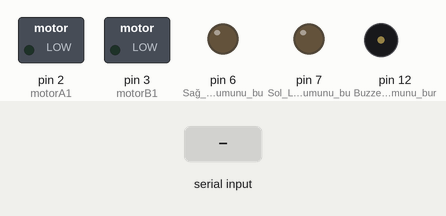
A sketch run on a simulated Arduino Uno, built with avr-gcc and run on an emulated ATmega328P. Parts: switched loads named in the sketch (green lamp = pin HIGH), output pins drawn as LEDs (lit = HIGH), buzzer (waves = sounding, pin HIGH). The test bench sets the inputs (shaded band).

Above: at 1.2 s.
1.3 s: "F" received over Serial
At 2.0 s:
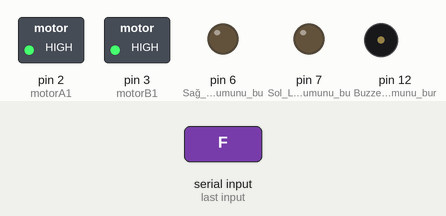
2.8 s: byte 76 ('L') received over Serial
At 3.2 s:
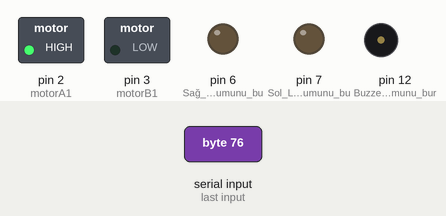
4.3 s: byte 82 ('R') received over Serial
At 5.5 s:
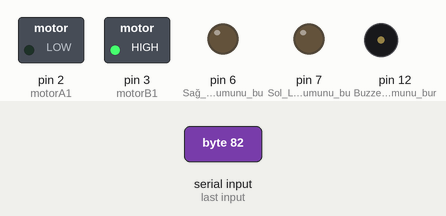
5.8 s: "G" received over Serial
At 6.7 s:
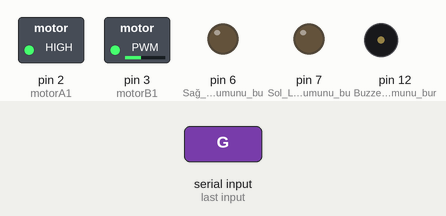
7.3 s: "I" received over Serial
At 7.8 s:
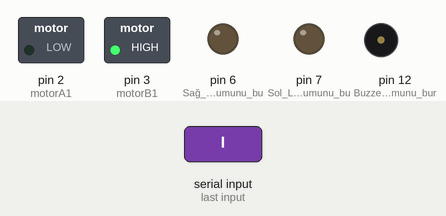
8.8 s: "F" received over Serial
At 10.1 s:
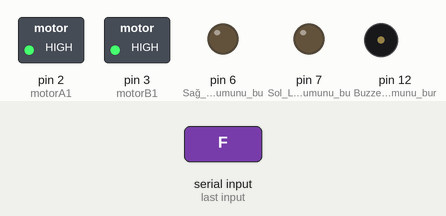
Timing chart, 0 to 11.3 s (numbered marks = the images above; inputs shaded):
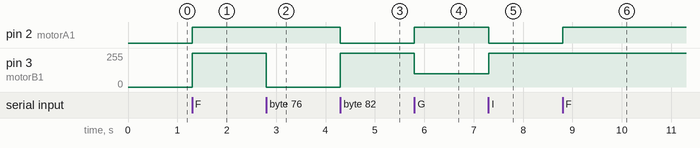

Measured:
- after the input at 1.3 s, pin 2 (motorA1): LOW → HIGH at once; pin 3 (motorB1): 0/255 → 255/255 at once
- after the input at 2.8 s, pin 3 (motorB1): 255/255 → 0/255 at once
- after the input at 4.3 s, pin 2 (motorA1): HIGH → LOW at once; pin 3 (motorB1): 0/255 → 255/255 at once
- after the input at 5.8 s, pin 2 (motorA1): LOW → HIGH at once; pin 3 (motorB1): 255/255 → 100/255 at once
- after the input at 7.3 s, pin 2 (motorA1): HIGH → LOW at once; pin 3 (motorB1): 100/255 → 255/255 at once
- after the input at 8.8 s, pin 2 (motorA1): LOW → HIGH at once

The sketch:

Bluetooth_Kontrol_Mod_l__Kodu.ino
```cpp
/*  Proje Adı: Discovery
 *  Kategori: İnovasyon
 *  Kod Yazarı:Süleyman Kaan Çakmak
 *  Proje yapım :2019-2020 Alanya
 *  Proje Sahipleri:Uğur Ata Gök, Süleyman Kaan Çakmak
 *  Proje Danışmanı: İsmet Çüçen
 *  Okul: TED Alanya Koleji
██████╗░██╗░██████╗░█████╗░░█████╗░██╗░░░██╗███████╗██████╗░██╗░░░██╗
██╔══██╗██║██╔════╝██╔══██╗██╔══██╗██║░░░██║██╔════╝██╔══██╗╚██╗░██╔╝
██║░░██║██║╚█████╗░██║░░╚═╝██║░░██║╚██╗░██╔╝█████╗░░██████╔╝░╚████╔╝░
██║░░██║██║░╚═══██╗██║░░██╗██║░░██║░╚████╔╝░██╔══╝░░██╔══██╗░░╚██╔╝░░
██████╔╝██║██████╔╝╚█████╔╝╚█████╔╝░░╚██╔╝░░███████╗██║░░██║░░░██║░░░
╚═════╝░╚═╝╚═════╝░░╚════╝░░╚════╝░░░░╚═╝░░░╚══════╝╚═╝░░╚═╝░░░╚═╝░░░

██████╗░██╗░░░░░██╗░░░██╗███████╗████████╗░█████╗░░█████╗░████████╗██╗░░██╗
██╔══██╗██║░░░░░██║░░░██║██╔════╝╚══██╔══╝██╔══██╗██╔══██╗╚══██╔══╝██║░░██║
██████╦╝██║░░░░░██║░░░██║█████╗░░░░░██║░░░██║░░██║██║░░██║░░░██║░░░███████║
██╔══██╗██║░░░░░██║░░░██║██╔══╝░░░░░██║░░░██║░░██║██║░░██║░░░██║░░░██╔══██║
██████╦╝███████╗╚██████╔╝███████╗░░░██║░░░╚█████╔╝╚█████╔╝░░░██║░░░██║░░██║
╚═════╝░╚══════╝░╚═════╝░╚══════╝░░░╚═╝░░░░╚════╝░░╚════╝░░░░╚═╝░░░╚═╝░░╚═╝
                        ██
██╗░░██╗███████╗░██████╗██╗███████╗  ██████╗░░█████╗░██████╗░░█████╗░████████╗██╗░░░██╗
██║░██╔╝██╔════╝██╔════╝██║██╔════╝  ██╔══██╗██╔══██╗██╔══██╗██╔══██╗╚══██╔══╝██║░░░██║
█████═╝░█████╗░░╚█████╗░██║█████╗░░  ██████╔╝██║░░██║██████╦╝██║░░██║░░░██║░░░██║░░░██║
██╔═██╗░██╔══╝░░░╚═══██╗██║██╔══╝░░  ██╔══██╗██║░░██║██╔══██╗██║░░██║░░░██║░░░██║░░░██║
██║░╚██╗███████╗██████╔╝██║██║░░░░░  ██║░░██║╚█████╔╝██████╦╝╚█████╔╝░░░██║░░░╚██████╔╝
╚═╝░░╚═╝╚══════╝╚═██══╝░╚═╝╚═╝░░░░░  ╚═╝░░╚═╝░╚════╝░╚═════╝░░╚════╝░░░░╚═╝░░░░╚═════╝░
 */
const int motorA1  = 2;  //Sol Motoru Burada tanımlıyoruz
const int motorB1  = 3;  //Sağ Motoru Burada tanımlıyoruz
int i = 0; //Herhangi bir değişken
int a;//Herhangi bir değişken
int j = 0; //Herhangi bir değişken
int state; //Durumu belirtir
int vSpeed = 255;
void setup() {
  pinMode(motorA1, OUTPUT);//Sol Motorun Pin durumunu burada atıyoruz.
  pinMode(motorB1, OUTPUT);//Sağ Motorun Pin durumunu burada atıyoruz.
  pinMode(12, OUTPUT);//Buzzerın Pin durumunu burada atıyoruz.
  pinMode(7, OUTPUT); //Sol Ledin Pin durumunu burada atıyoruz.
  pinMode(6, OUTPUT);//Sağ Ledin Pin durumunu burada atıyoruz.
  Serial.begin(9600);//Seri haberleşme portunun baud rateini burada ayarlıyoruz
}

void loop() {
  //Gelen veriyi 'state' değişkenine kaydet
    if(Serial.available() > 0){
      state = Serial.read();
    }
    if (state == '0'){
      vSpeed=0;}

    else if (state == '1'){
      vSpeed=100;}

    else if (state == '2'){
      vSpeed=180;}

    else if (state == '3'){
      vSpeed=200;}

    else if (state == '4'){
      vSpeed=255;}
  /*İleri
  Gelen veri 'F' ise araba ileri gider.*/
    if (state == 'F') {
      analogWrite(motorA1, vSpeed);
        analogWrite(motorB1, vSpeed);
    }
  /*İleri Sol
  Gelen veri 'G' ise araba ileri sol(çapraz) gider.*/
    else if (state == 'G') {
      analogWrite(motorA1,vSpeed );
        analogWrite(motorB1, 100);
    }
  /**İleri Sağ
  Gelen veri 'I' ise araba ileri sağ(çapraz) gider.*/
    else if (state == 'I') {
        analogWrite(motorA1, 100);
        analogWrite(motorB1, vSpeed);
    }
  /*Geri
  Gelen veri 'B' ise araba geri gider.*/
    else if (state == 'B') {
      analogWrite(motorA1, 0);
        analogWrite(motorB1, 0);
    }
  /*Geri Sol
  Gelen veri 'H' ise araba geri sol(çapraz) gider*/
    else if (state == 'H') {
      analogWrite(motorA1, 0);
        analogWrite(motorB1, 0);
    }
  /*Geri Sağ
  Gelen veri 'J' ise araba geri sağ(çapraz) gider*/
    else if (state == 'J') {
      analogWrite(motorA1, 0);
        analogWrite(motorB1, 0);
    }
  /*Sol
  Gelen veri 'L' ise araba sola gider.*/
    else if (state == 'L') {
      analogWrite(motorA1, vSpeed);
        analogWrite(motorB1, 0);
    }
  /*Sağ
  Gelen veri 'R' ise araba sağa gider*/
    else if (state == 'R') {
      analogWrite(motorA1, 0);
        analogWrite(motorB1, vSpeed);
    }

  /*Dur
  Gelen veri 'S' ise arabayı durdurur.*/
    else if (state == 'S'){
        analogWrite(motorA1, 0);
        analogWrite(motorB1, 0);
    }
//Gelen veri 'W' ise arabanın ön farları yanar.
else if (a == 'W') {
digitalWrite(6 , HIGH);
}
//Gelen veri 'w' ise arabanın ön farları söner.
else if (a == 'w') {
digitalWrite(6, LOW);
}
//Gelen veri 'V' ise araba korna çalar.
else if (a == 'V') {
digitalWrite(12, HIGH);
}
//Gelen veri 'v' ise araba korna susar.
else if (a == 'v') {
digitalWrite(12, LOW);
}
//Gelen veri 'U' ise arabanın arka farları yanar
else if (a == 'U') {
digitalWrite(7, HIGH);
}
//Gelen veri 'u' ise arabanın arka farları söner
else if (a == 'u') {
digitalWrite(7 , LOW );

}
}
```
